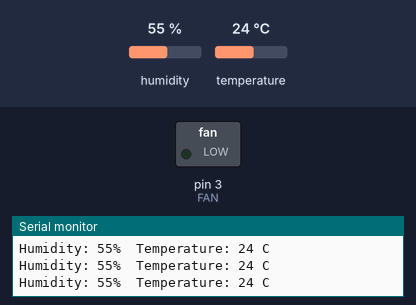
Simulated run of this sketch. Board: Arduino Uno, built with avr-gcc and run on an emulated ATmega328P. On the bench: switched loads named in the sketch (green lamp = pin HIGH), the last lines printed to the serial monitor. Inputs (shaded band) come from the test bench; at power-on: humidity 55 %, temperature 24 °C.

Above: at 3.8 s.
3.9 s: humidity set to 78 %
6.7 s: humidity set to 81 %
At 8.5 s:
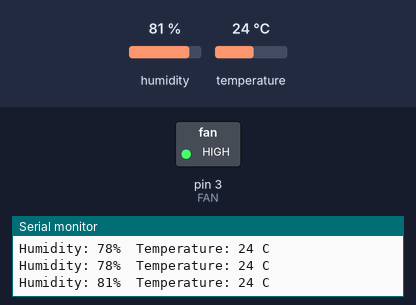
Timing chart, 0 to 38.5 s (numbered marks = the images above; inputs shaded):
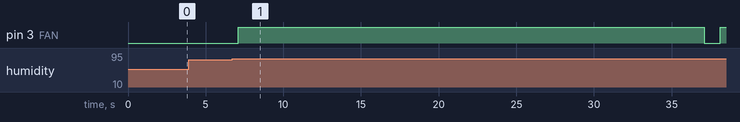

The sketch:

TemperatureFan.ino
```cpp
#include "DHT.h"

#define DHTPIN 2

#define DHTTYPE DHT11

#define FAN 3

DHT dht(DHTPIN, DHTTYPE);

void setup() {
  Serial.begin(9600);

  pinMode(FAN, OUTPUT);
}

void loop() {
  digitalWrite(FAN, LOW);

  delay(1000);

  int h = dht.readHumidity();

  int t = dht.readTemperature();

  Serial.print("Humidity: ");  // 문자열 Humidity: 를 출력한다.

  Serial.print(h);  // 변수 h(습도)를 출력한다.

  Serial.print("%\t");  // %를 출력한다

  Serial.print("Temperature: ");  // 이하생략

  Serial.print(t);

  Serial.println(" C");

  if(t > 28){
    digitalWrite(3, HIGH);
    delay(30000);
    digitalWrite(FAN, LOW);
  }

  else if(h >= 80){
    digitalWrite(FAN, HIGH);
    delay(30000);
    digitalWrite(FAN, LOW);
  }

}
```

Measured:
- the behaviour switches between 79 and 80 % on humidity (found by bisection; images 0 and 1)
- after the input at 6.7 s, pin 3 (FAN): LOW → HIGH after 0.40 s, → LOW 30.0 s later, → HIGH 1.0 s later
